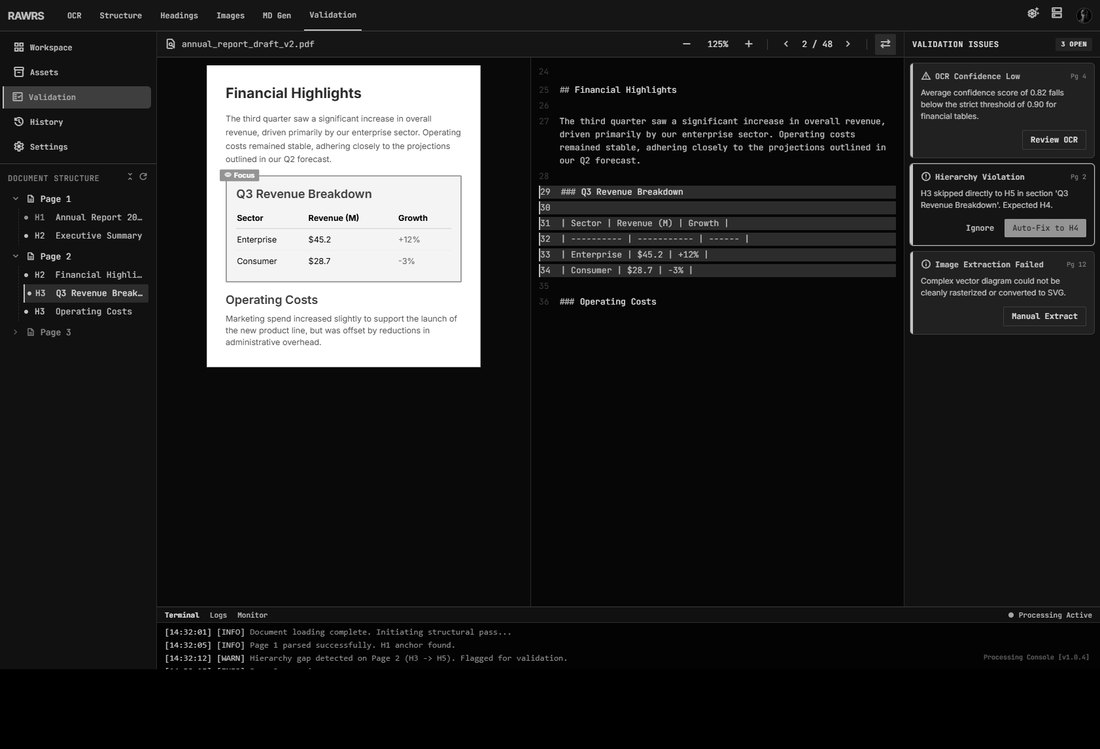
#> input picture assets/work-rawrs.jpg, 1100 x 749 px
$ python assets.py ../assets/work-rawrs.jpg ../assets/face.jpg
#> lines starting #> are read from the running program, lines starting #| are printed output that depends on the picture
import sys
from PIL import Image, ImageOps

src, outdir = sys.argv[1], sys.argv[2]
im = Image.open(src).convert("RGB")
#> im is the input picture: PIL image 1100x749 RGB; min 0, max 255, mean 38.8

# 1) optimized grayscale hero (landscape), progressive
hero = ImageOps.grayscale(im)
hero = ImageOps.autocontrast(hero, cutoff=1)
hero.convert("RGB").save(f"{outdir}/hero.jpg", "JPEG", quality=84, optimize=True, progressive=True)

# 2) portrait crop around the subject (podium shot, subject center-right)
W, H = im.size  # 1280 x 854
#> W = 1100; H = 749
box = (int(W*0.42), int(H*0.14), int(W*0.70), int(H*0.95))  # x0,y0,x1,y1
#> box = (462, 104, 770, 711)
port = im.crop(box)
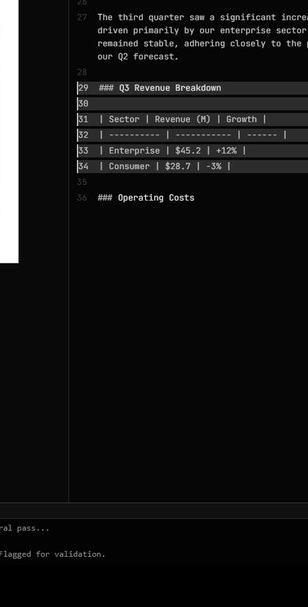
#> port: PIL image 308x607 RGB; min 0, max 255, mean 19.4
pg = ImageOps.autocontrast(ImageOps.grayscale(port), cutoff=1)
pg.convert("RGB").save(f"{outdir}/portrait.jpg", "JPEG", quality=86, optimize=True, progressive=True)

# 3) ASCII text-art from the portrait crop
cols = 70
ramp = " .:-=+*#%@"
cw, ch = pg.size
#> cw = 308; ch = 607
rows = max(1, int(cols * (ch / cw) * 0.52))
#> rows = 71
small = pg.resize((cols, rows))
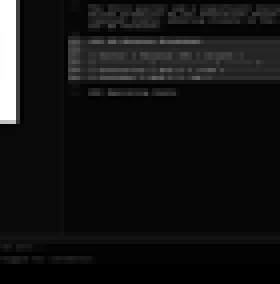
#> small: PIL image 70x71 L (shown 4 times larger); min 0, max 255, mean 19.4
px = small.load()
lines = []
for y in range(rows):
    row = []
    for x in range(cols):
        v = px[x, y]
        row.append(ramp[min(len(ramp) - 1, v * len(ramp) // 256)])
    lines.append("".join(row).rstrip())
#> after the loop, lines = 71 items
art = "\n".join(lines)
with open(f"{outdir}/portrait.txt", "w", encoding="utf-8") as f:
    f.write(art + "\n")
print(art)
print("\n--- dims hero", hero.size, "portrait", pg.size, "ascii", cols, "x", rows)
#| --- dims hero (1100, 749) portrait (308, 607) ascii 70 x 71

$ run again, on assets/stage.jpg
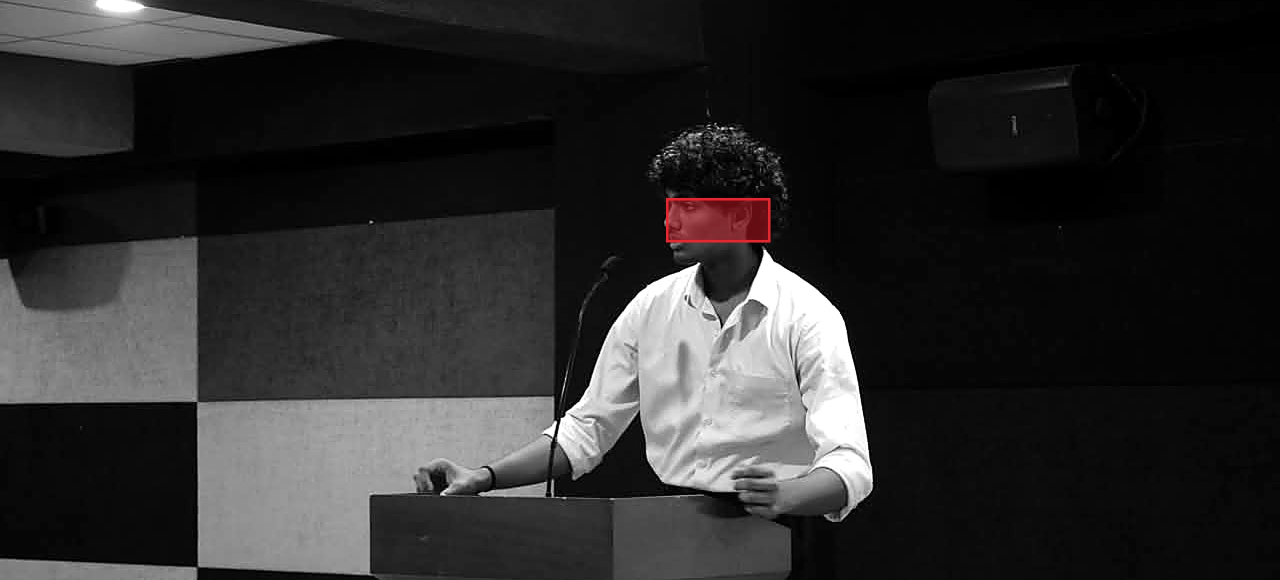
#> input picture assets/stage.jpg, 2560 x 1160 px (shown at 1/2 size)
#> im is the input picture: PIL image 2560x1160 RGB; mean R, G, B 44.5, 43.8, 43.8
#> `pg = ImageOps.autocontrast(ImageOps.grayscale(port), cutoff=1)`:
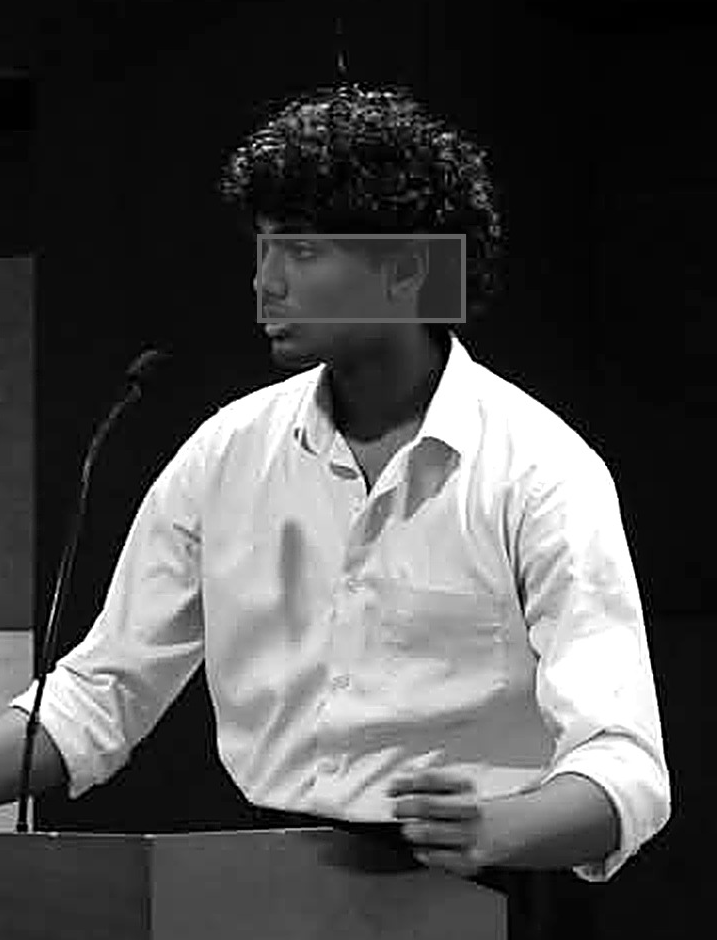
#> pg: PIL image 717x940 L; min 0, max 255, mean 76.9
#> `small = pg.resize((cols, rows))`:
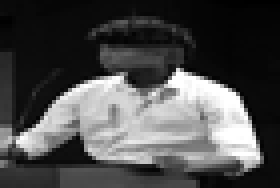
#> small: PIL image 70x47 L (shown 4 times larger); min 0, max 255, mean 76.8
#> after the loop `for y in range(rows):`: lines = 47 items
#| --- dims hero (2560, 1160) portrait (717, 940) ascii 70 x 47

$ run again, on assets/work-thadam.jpg
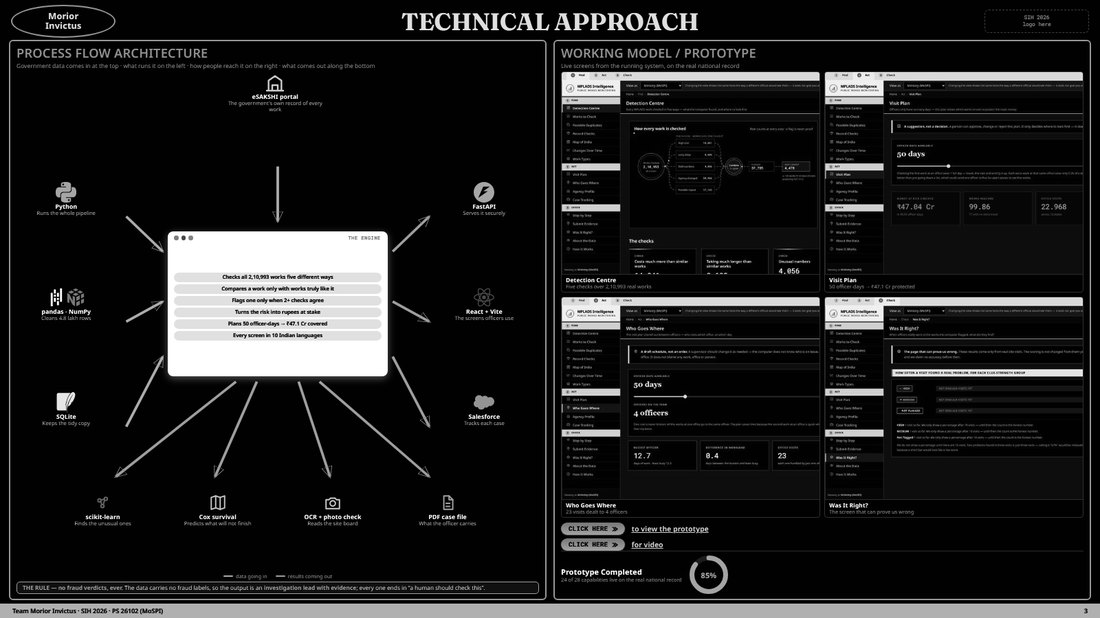
#> input picture assets/work-thadam.jpg, 1100 x 618 px
#> im is the input picture: PIL image 1100x618 RGB; min 0, max 255, mean 31.1
#> `pg = ImageOps.autocontrast(ImageOps.grayscale(port), cutoff=1)`:
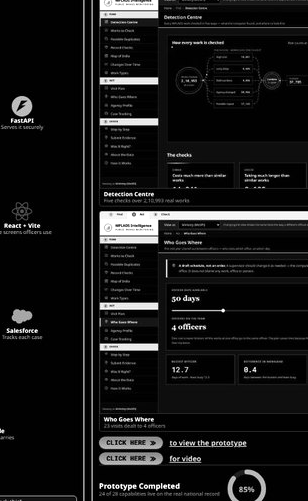
#> pg: PIL image 308x501 L; min 0, max 255, mean 22.6
#> `small = pg.resize((cols, rows))`:
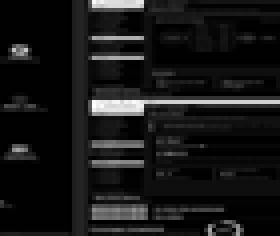
#> small: PIL image 70x59 L (shown 4 times larger); min 0, max 255, mean 22.8
#> after the loop `for y in range(rows):`: lines = 59 items
#| --- dims hero (1100, 618) portrait (308, 501) ascii 70 x 59
